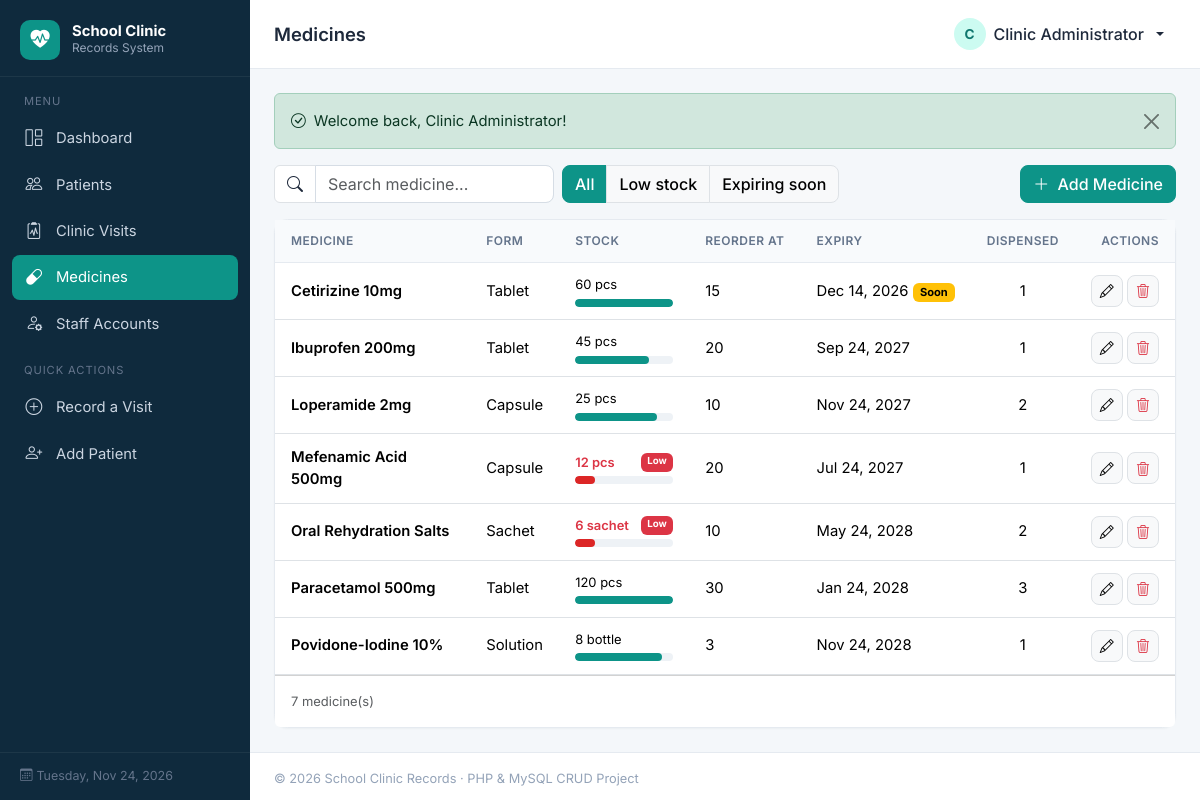
The page /medicines/index.php (signed in) on the database its author committed.
### tables this page shows
CREATE TABLE medicines (
    id            INT UNSIGNED AUTO_INCREMENT PRIMARY KEY,
    name          VARCHAR(100) NOT NULL,
    dosage_form   VARCHAR(50)  NOT NULL COMMENT 'Tablet, Capsule, Syrup ...',
    unit          VARCHAR(20)  NOT NULL DEFAULT 'pcs',
    stock_qty     INT UNSIGNED NOT NULL DEFAULT 0,
    reorder_level INT UNSIGNED NOT NULL DEFAULT 10,
    expiry_date   DATE NULL,
    created_at    TIMESTAMP NOT NULL DEFAULT CURRENT_TIMESTAMP
);

### medicines/index.php (the view, shortened to what this page needs)
<?php
require_once __DIR__ . '/../includes/header.php';
$search = trim($_GET['q'] ?? '');
$filter = $_GET['filter'] ?? '';
$where = []; $params = []; $types = '';
$whereSql = $where ? 'WHERE ' . implode(' AND ', $where) : '';
$stmt = $conn->prepare(
    "SELECT m.*, COALESCE(SUM(vm.quantity), 0) AS total_dispensed
       FROM medicines m
  LEFT JOIN visit_medicines vm ON vm.medicine_id = m.id
       $whereSql
   GROUP BY m.id
   ORDER BY m.name"
);
$stmt->execute();
$medicines = $stmt->get_result()->fetch_all(MYSQLI_ASSOC);
$today    = strtotime('today');
$soon     = strtotime('+30 days', $today);
$filters  = ['' => 'All', 'low' => 'Low stock', 'expiring' => 'Expiring soon'];
?>
<div class="page-actions">
    <form class="d-flex flex-wrap gap-2" method="get">
        <div class="input-group" style="max-width: 280px;">
            <span class="input-group-text bg-white"><i class="bi bi-search"></i></span>
            <input type="search" name="q" class="form-control" placeholder="Search medicine..." value="<?= e($search) ?>" data-live-search>
        </div>
        <div class="btn-group" role="group">
            <?php foreach ($filters as $key => $label): ?>
                <a href="?<?= e(http_build_query(['q' => $search, 'filter' => $key])) ?>"
                   class="btn btn-<?= $filter === $key ? 'primary' : 'light border' ?>"><?= $label ?></a>
            <?php endforeach; ?>
        </div>
    </form>
    <a href="<?= url('medicines/create.php') ?>" class="btn btn-primary"><i class="bi bi-plus-lg me-1"></i> Add Medicine</a>
</div>
<div class="card">
    <div class="table-responsive">
        <table class="table table-hover">
            <thead>
            <tr>
                <th>Medicine</th>
                <th>Form</th>
                <th>Stock</th>
                <th class="d-none d-md-table-cell">Reorder at</th>
                <th>Expiry</th>
                <th class="d-none d-lg-table-cell text-center">Dispensed</th>
                <th class="text-end">Actions</th>
            </tr>
            </thead>
            <tbody>
            <?php foreach ($medicines as $m):
                $isLow     = $m['stock_qty'] <= $m['reorder_level'];
                $expiryTs  = $m['expiry_date'] ? strtotime($m['expiry_date']) : null;
                $isExpired = $expiryTs !== null && $expiryTs < $today;
                $isSoon    = $expiryTs !== null && !$isExpired && $expiryTs <= $soon;
                $pct = min(100, round($m['stock_qty'] / max(1, $m['reorder_level'] * 3) * 100));
            ?>
                <tr>
                    <td class="fw-semibold"><?= e($m['name']) ?></td>
                    <td><?= e($m['dosage_form']) ?></td>
                    <td style="min-width: 130px;">
                        <div class="d-flex justify-content-between small">
                            <span class="<?= $isLow ? 'text-danger fw-semibold' : '' ?>"><?= (int) $m['stock_qty'] ?> <?= e($m['unit']) ?></span>
                            <?php if ($isLow): ?><span class="badge text-bg-danger">Low</span><?php endif; ?>
                        </div>
                        <div class="bar-track mt-1"><div class="bar-fill" style="width: <?= $pct ?>%; <?= $isLow ? 'background:#dc2626' : '' ?>"></div></div>
                    </td>
                    <td class="d-none d-md-table-cell"><?= (int) $m['reorder_level'] ?></td>
                    <td class="text-nowrap">
                        <?= fmt_date($m['expiry_date']) ?>
                        <?php if ($isExpired): ?><span class="badge text-bg-danger">Expired</span>
                        <?php elseif ($isSoon): ?><span class="badge text-bg-warning">Soon</span><?php endif; ?>
                    </td>
                    <td class="d-none d-lg-table-cell text-center"><?= (int) $m['total_dispensed'] ?></td>
                    <td class="text-end text-nowrap">
                        <a href="<?= url('medicines/edit.php?id=' . $m['id']) ?>" class="btn btn-sm btn-icon btn-light border" title="Edit / Restock"><i class="bi bi-pencil"></i></a>
                        <button type="button" class="btn btn-sm btn-icon btn-light border text-danger" title="Delete"
                                data-delete-url="<?= url('medicines/delete.php') ?>"
                                data-delete-id="<?= $m['id'] ?>"
                                data-delete-name="<?= e($m['name']) ?>">
                            <i class="bi bi-trash3"></i></button>
                    </td>
                </tr>
            <?php endforeach; ?>
            </tbody>
        </table>
    </div>
    <div class="card-footer bg-white small text-muted py-3"><?= count($medicines) ?> medicine(s)</div>
</div>
<?php require_once __DIR__ . '/../includes/footer.php'; ?>

### assets/css/style.css (style rules this page uses)
:root { --clinic-primary: #0d9488; --clinic-primary-dark: #0f766e; --clinic-primary-soft: #ccfbf1; --clinic-sidebar: #0f2a3d; --clinic-sidebar-hover: #173b54; --clinic-bg: #f4f7fa; --clinic-border: #e5eaf0; --sidebar-width: 250px; --bs-primary: #0d9488; --bs-primary-rgb: 13, 148, 136; --bs-link-color: #0f766e; --bs-link-color-rgb: 15, 118, 110; --bs-link-hover-color: #115e59; --bs-body-font-family: 'Inter', system-ui, -apple-system, 'Segoe UI', Roboto, sans-serif; --bs-body-bg: #ffffff; --bs-body-color: #1e293b; }
body { font-size: .925rem; background-color: var(--clinic-bg); }
.btn-primary { --bs-btn-bg: var(--clinic-primary); --bs-btn-border-color: var(--clinic-primary); --bs-btn-hover-bg: var(--clinic-primary-dark); --bs-btn-hover-border-color: var(--clinic-primary-dark); --bs-btn-active-bg: var(--clinic-primary-dark); --bs-btn-active-border-color: var(--clinic-primary-dark); --bs-btn-disabled-bg: var(--clinic-primary); --bs-btn-disabled-border-color: var(--clinic-primary); }
.btn { border-radius: .5rem; font-weight: 500; }
.btn-icon { width: 32px; height: 32px; padding: 0; display: inline-flex; align-items: center; justify-content: center; }
.form-control, .form-select { border-radius: .5rem; border-color: #d6dde5; }
.card { border: 1px solid var(--clinic-border); border-radius: .85rem; box-shadow: 0 1px 2px rgba(15, 42, 61, .04); }
.table { --bs-table-bg: transparent; margin-bottom: 0; }
.table > thead th { font-size: .75rem; text-transform: uppercase; letter-spacing: .04em; color: #64748b; font-weight: 600; background: #f8fafc; border-bottom: 1px solid var(--clinic-border); white-space: nowrap; }
.table > :not(caption) > * > * { padding: .75rem 1rem; vertical-align: middle; }
.page-actions { display: flex; flex-wrap: wrap; gap: .5rem; align-items: center; justify-content: space-between; margin-bottom: 1rem; }
.bar-track { height: 8px; background: #eef2f6; border-radius: 99px; overflow: hidden; }
.bar-fill { height: 100%; background: var(--clinic-primary); border-radius: 99px; }

### rows shown on the page
medicines: name "Cetirizine 10mg", dosage_form "Tablet", stock_qty "60", unit "pcs", reorder_level "15", expiry_date "Dec 14, 2026", shows "Soon", total_dispensed "1"
medicines: name "Ibuprofen 200mg", dosage_form "Tablet", stock_qty "45", unit "pcs", reorder_level "20", expiry_date "Sep 24, 2027", total_dispensed "1"
medicines: name "Loperamide 2mg", dosage_form "Capsule", stock_qty "25", unit "pcs", reorder_level "10", expiry_date "Nov 24, 2027", total_dispensed "2"
medicines: name "Mefenamic Acid 500mg", dosage_form "Capsule", stock_qty "12", unit "pcs", shows "Low", reorder_level "20", expiry_date "Jul 24, 2027", total_dispensed "1"
medicines: name "Oral Rehydration Salts", dosage_form "Sachet", stock_qty "6", unit "sachet", shows "Low", reorder_level "10", expiry_date "May 24, 2028", total_dispensed "2"
medicines: name "Paracetamol 500mg", dosage_form "Tablet", stock_qty "120", unit "pcs", reorder_level "30", expiry_date "Jan 24, 2028", total_dispensed "3"
medicines: name "Povidone-Iodine 10%", dosage_form "Solution", stock_qty "8", unit "bottle", reorder_level "3", expiry_date "Nov 24, 2028", total_dispensed "1"

### other values the page prints
$label "Dashboard"
$label "Patients"
$label "Clinic Visits"
$label "Medicines"
$label "Staff Accounts"
$pageTitle "Medicines"
substr($user['full_name'], 0, 1) "C"
$user['full_name'] "Clinic Administrator"
$f['message'] "Welcome back, Clinic Administrator!"
$label "All"
$label "Low stock"
$label "Expiring soon"
count($medicines) "7"
APP_NAME "School Clinic Records"
